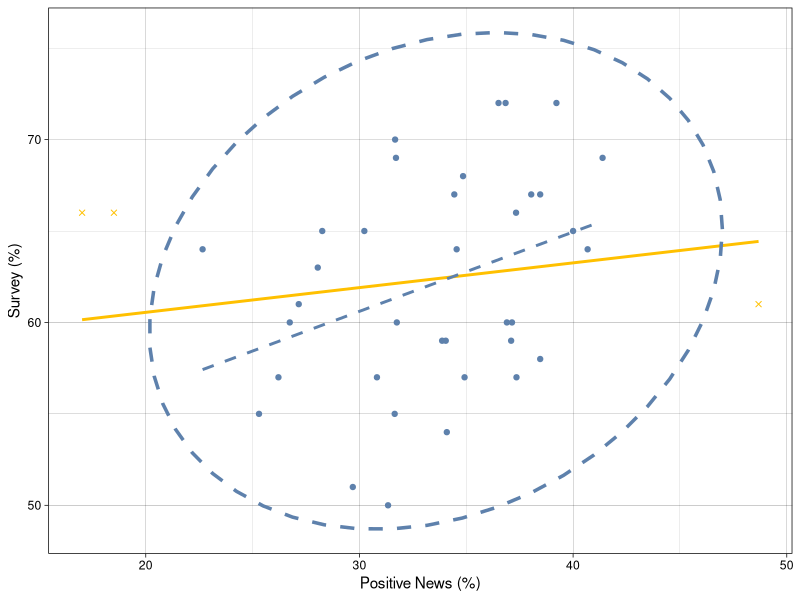
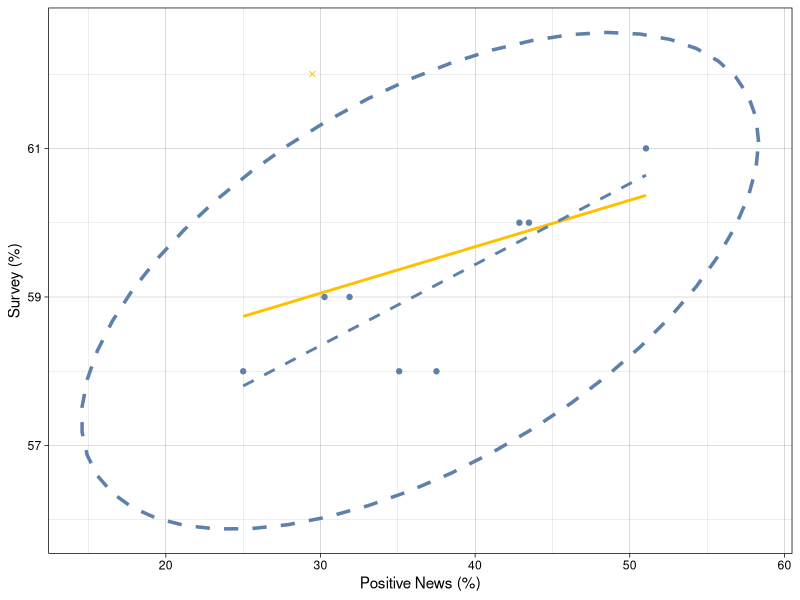
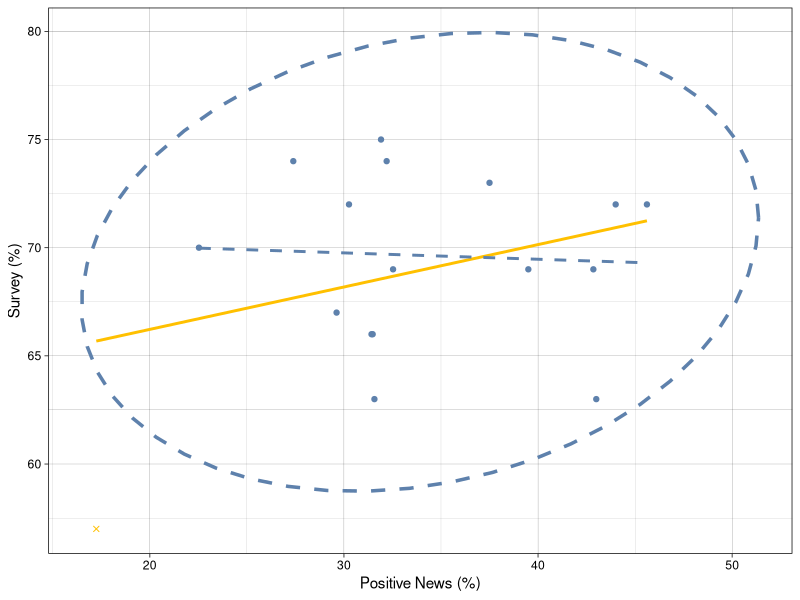

The R source for these figures, in order:
library(ggplot2)

####
## Yougov Q1/WCRex1
agyg<- read.csv('Data/Agg_yougov2.csv',sep='\t', header = TRUE)
agyg2 <- agyg[-c(12,33,20),]
agyg3 <- agyg[c(12,33,20),]

el_plot <- ggplot(data = agyg, mapping = aes(x = Pos_news, y = Surv)) +
    geom_point(data=agyg2,shape=19,color='#5e81ac') + # scatter 
    geom_point(data=agyg3,shape=4,color='#FFC000') + # highlight the outlier
    geom_smooth(method = "lm", data = agyg, se=FALSE,color='#FFC000',linetype=1) + # lm of all datapoints
    stat_ellipse(color = '#5e81ac',
                 linetype = 2,
                 lwd = 1.2) +
    geom_smooth(method = "lm", data = agyg2, se=FALSE,color='#5e81ac',linetype=2) # lm without outlier
e <- el_plot + 
    # ggtitle('YG WCRex2') +
    xlab('Positive News (%)')+
    ylab('Survey (%)') +
    theme_linedraw()
print(e)

####
## Yougov Q2/WCRex2
yg2 <- data.frame(Pos_news=c(51.05,43.48,42.86,37.5,30.26,25,31.88,29.47,35.09),
                  Surv=c(61,60,60,58,59,58,59,62,58))
yg22 <- yg2[-8,] # remove outlying data point
yg23 <- yg2[8,]# the outlying data point

el_plot <- ggplot(data = yg2, mapping = aes(x = Pos_news, y = Surv)) +
    geom_point(data=yg22,shape=19,color='#5e81ac') + # scatter 
    geom_point(data=yg23,shape=4,color='#FFC000') + # highlight the outlier
    geom_smooth(method = "lm", data = yg2, se=FALSE,color='#FFC000',linetype=1) + # lm of all datapoints
    stat_ellipse(color = '#5e81ac',
                 linetype = 2,
                 lwd = 1.2) +
    geom_smooth(method = "lm", data = yg22, se=FALSE,color='#5e81ac',linetype=2) # lm without outlier
e <- el_plot + 
    # ggtitle('YG WCRex2') +
    xlab('Positive News (%)')+
    ylab('Survey (%)') +
    theme_linedraw()
print(e)

####
## SMRC
sm <- data.frame(Pos_news=c(39.5,31.57,37.5,43,44,42.85,31.42,31.48,32.53,30.26,27.39,22.53,29.62,31.91,17.24,45.61,32.2),
                 Surv=c(69,63,73,63,72,69,66,66,69,72,74,70,67,75,57,72,74))
sm2 <- sm[-15,] # remove outlying data point
sm3 <- sm[15,] # the outlying data point

el_plot <- ggplot(data = sm, mapping = aes(x = Pos_news, y = Surv)) +
    geom_point(data=sm2,shape=19,color='#5e81ac') + # scatter
    geom_point(data=sm3,shape=4,color='#FFC000') + # highlight the outlier
    geom_smooth(method = "lm", data = sm, se=FALSE,color='#FFC000',linetype=1) + # lm of all datapoints
    stat_ellipse(color = '#5e81ac',
                 linetype = 2,
                 lwd = 1.2) +
    geom_smooth(method = "lm", data = sm2, se=FALSE,color='#5e81ac',linetype=2) # lm without outlier
e <- el_plot + 
    # ggtitle('SMRC') +
    xlab('Positive News (%)')+
    ylab('Survey (%)') +
    theme_linedraw()
print(e)



